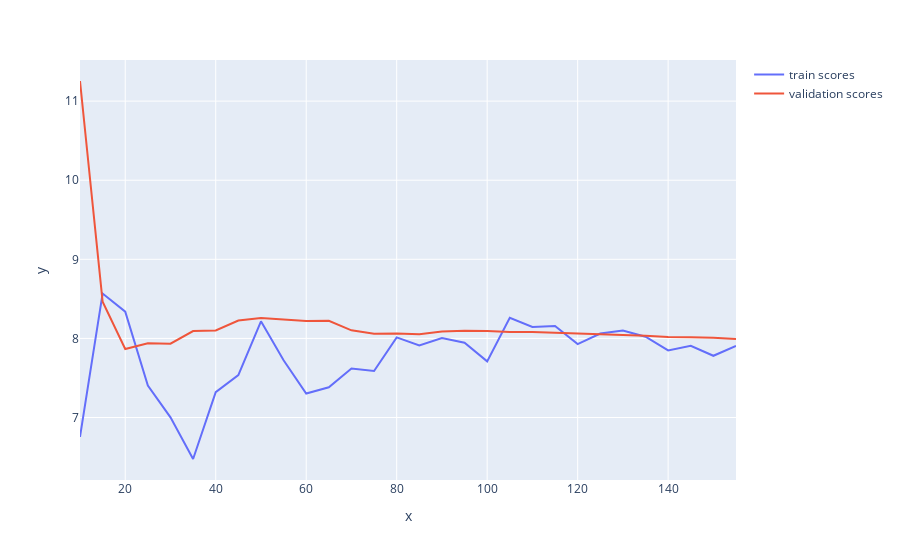

The notebook cell this image was saved under:
### Markdown cell above
<p dir=rtl style="direction: rtl;text-align: right;line-height:200%;font-family:vazir;font-size:medium">
<font face="vazir" size=3>
تابع
<code>learning_curve</code>
به ازای هر
<code>train_size</code>
به طور پیش فرض پنج بار
<code>score</code>
را محاسبه میکند بنابراین قبل از رسم نمودار میانگین امتیاز مدل در هر
<code>train_size</code>
را محاسبه میکنیم.
</font>
</p>

### Code cell
line = px.line(x=train_sizes , y=np.mean(train_scores,axis=1))
line.data[0].name="train scores"
line.update_traces(showlegend=True)
line.add_scatter(x=train_sizes, y=np.mean(validation_scores,axis=1),mode='lines' , name="validation scores")
line.show()

### Figure 1 — Plotly figure (JSON) as saved in the notebook; plotly's stock layout.template omitted (floating-point values rounded to 4 significant figures)
{"data": [{"hovertemplate": "x=%{x}<br>y=%{y}<extra></extra>", "legendgroup": "", "line": {"color": "#636efa", "dash": "solid"}, "marker": {"symbol": "circle"}, "mode": "lines", "name": "train scores", "orientation": "v", "showlegend": true, "type": "scatter", "x": [10, 15, 20, 25, 30, 35, 40, 45, 50, 55, 60, 65, 70, 75, 80, 85, 90, 95, 100, 105, 110, 115, 120, 125, 130, 135, 140, 145, 150, 155], "xaxis": "x", "y": [6.754, 8.568, 8.338, 7.403, 7.002, 6.475, 7.321, 7.535, 8.216, 7.725, 7.303, 7.383, 7.618, 7.588, 8.014, 7.91, 8.004, 7.946, 7.71, 8.26, 8.146, 8.156, 7.928, 8.061, 8.099, 8.022, 7.848, 7.906, 7.78, 7.904], "yaxis": "y"}, {"mode": "lines", "name": "validation scores", "type": "scatter", "x": [10, 15, 20, 25, 30, 35, 40, 45, 50, 55, 60, 65, 70, 75, 80, 85, 90, 95, 100, 105, 110, 115, 120, 125, 130, 135, 140, 145, 150, 155], "y": [11.25, 8.464, 7.866, 7.939, 7.934, 8.093, 8.1, 8.227, 8.259, 8.235, 8.22, 8.223, 8.102, 8.06, 8.061, 8.052, 8.088, 8.097, 8.094, 8.08, 8.082, 8.07, 8.064, 8.053, 8.043, 8.032, 8.017, 8.014, 8.008, 7.993]}], "layout": {"legend": {"tracegroupgap": 0}, "margin": {"t": 60}, "xaxis": {"anchor": "y", "domain": [0, 1], "title": {"text": "x"}}, "yaxis": {"anchor": "x", "domain": [0, 1], "title": {"text": "y"}}}}
